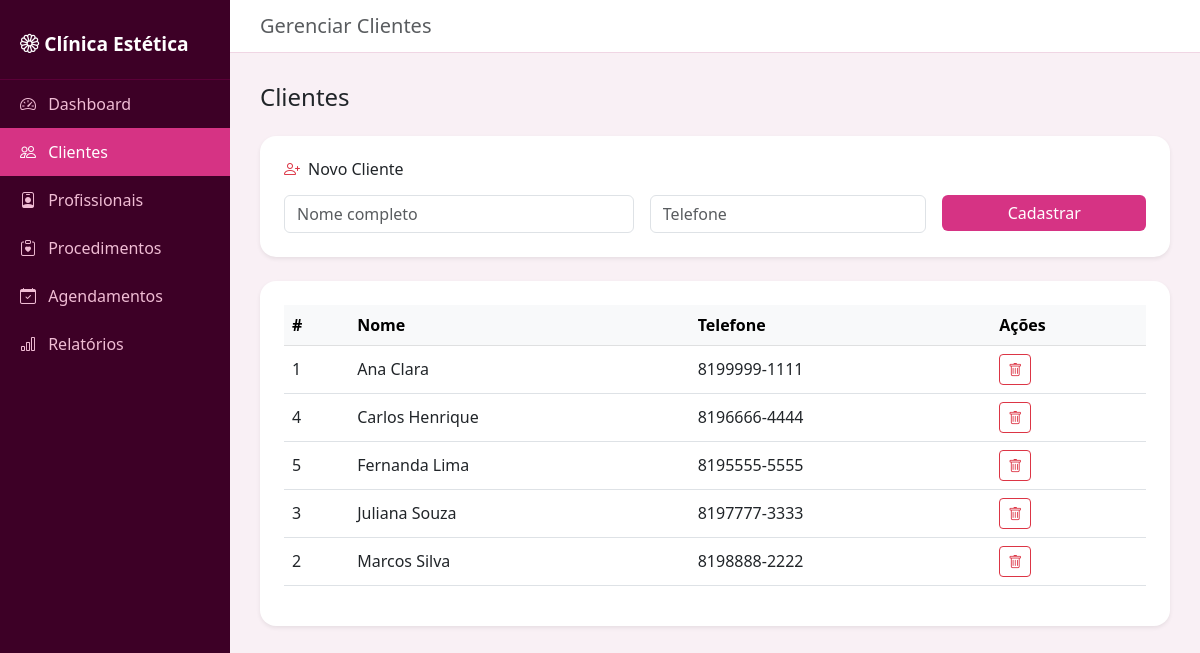
/ClinicaEstetica/pages/clientes.php, run on the app's committed database.
### tables this page shows
create table cliente (
    id_cliente int primary key auto_increment,
    nome varchar(100),
    telefone varchar(20)
);

### ClinicaEstetica/pages/clientes.php (the view, shortened to what this page needs)
<?php
require_once '../conexao.php';
?>
<!DOCTYPE html>
<html lang="pt-br">
<head>
    <link href="https://cdn.jsdelivr.net/npm/bootstrap@5.3.0/dist/css/bootstrap.min.css" rel="stylesheet">
    <link href="https://cdn.jsdelivr.net/npm/bootstrap-icons@1.10.5/font/bootstrap-icons.css" rel="stylesheet">
    <link href="../css/style.css" rel="stylesheet">
</head>
<body>
<div class="sidebar">
    <div class="logo"><i class="bi bi-flower1"></i> Clínica Estética</div>
    <a href="dashboard.php"><i class="bi bi-speedometer2"></i> Dashboard</a>
    <a href="clientes.php" class="active"><i class="bi bi-people"></i> Clientes</a>
    <a href="profissionais.php"><i class="bi bi-person-badge"></i> Profissionais</a>
    <a href="procedimentos.php"><i class="bi bi-clipboard-heart"></i> Procedimentos</a>
    <a href="agendamentos.php"><i class="bi bi-calendar-check"></i> Agendamentos</a>
    <a href="relatorios.php"><i class="bi bi-bar-chart"></i> Relatórios</a>
</div>
<div class="topbar"><h5 class="mb-0 text-muted">Gerenciar Clientes</h5></div>
<div class="conteudo">
    <h4 class="mb-4">Clientes</h4>
    <div class="card border-0 shadow-sm rounded-4 mb-4">
        <div class="card-body p-4">
            <h6 class="mb-3"><i class="bi bi-person-plus me-2 text-danger"></i>Novo Cliente</h6>
            <form method="POST">
                <div class="row g-3">
                    <div class="col-md-5">
                        <input type="text" name="nome" class="form-control" placeholder="Nome completo" required>
                    </div>
                    <div class="col-md-4">
                        <input type="text" name="telefone" class="form-control" placeholder="Telefone" required>
                    </div>
                    <div class="col-md-3">
                        <button type="submit" class="btn btn-rosa w-100">Cadastrar</button>
                    </div>
                </div>
            </form>
        </div>
    </div>
    <div class="card border-0 shadow-sm rounded-4">
        <div class="card-body p-4">
            <table class="table table-hover align-middle">
                <thead class="table-light">
                    <tr><th>#</th><th>Nome</th><th>Telefone</th><th>Ações</th></tr>
                </thead>
                <tbody>
                <?php foreach ($pdo->query("SELECT * FROM cliente ORDER BY nome")->fetchAll(PDO::FETCH_ASSOC) as $c): ?>
                    <tr>
                        <td><?= $c['id_cliente'] ?></td>
                        <td><?= htmlspecialchars($c['nome']) ?></td>
                        <td><?= htmlspecialchars($c['telefone']) ?></td>
                        <td>
                            <a href="?excluir=<?= $c['id_cliente'] ?>" class="btn btn-sm btn-outline-danger"
                               onclick="return confirmarExclusao('Excluir este cliente?')">
                               <i class="bi bi-trash"></i>
                            </a>
                        </td>
                    </tr>
                <?php endforeach; ?>
                </tbody>
            </table>
        </div>
    </div>
</div>
</body>
</html>

### ClinicaEstetica/css/style.css (style rules this page uses)
:root { --rosa: #d63384; --rosa-hover: #b5276d; --rosa-claro: #f8d7e3; --sidebar-bg: #3d0026; --sidebar-border: #5a0038; --sidebar-link: #f0bcd4; --body-bg: #f9f0f5; }
body { background: var(--body-bg); font-family: 'Segoe UI', sans-serif; }
.sidebar { min-height: 100vh; background: var(--sidebar-bg); width: 230px; position: fixed; top: 0; left: 0; padding-top: 20px; z-index: 100; }
.sidebar .logo { color: #fff; font-size: 1.2rem; font-weight: bold; padding: 10px 20px 20px; border-bottom: 1px solid var(--sidebar-border); }
.sidebar a { color: var(--sidebar-link); text-decoration: none; display: block; padding: 12px 20px; transition: background 0.2s; }
.sidebar a:hover, .sidebar a.active { background: var(--rosa); color: #fff; }
.sidebar a i { margin-right: 8px; }
.topbar { background: #fff; padding: 14px 30px; margin-left: 230px; border-bottom: 1px solid #f0d6e4; position: sticky; top: 0; z-index: 99; }
.conteudo { margin-left: 230px; padding: 30px; }
.btn-rosa { background: var(--rosa); color: #fff; border: none; }

### data on the page
cliente: id_cliente "1", nome "Ana Clara", telefone "8199999-1111"
cliente: id_cliente "4", nome "Carlos Henrique", telefone "8196666-4444"
cliente: id_cliente "5", nome "Fernanda Lima", telefone "8195555-5555"
cliente: id_cliente "3", nome "Juliana Souza", telefone "8197777-3333"
cliente: id_cliente "2", nome "Marcos Silva", telefone "8198888-2222"
